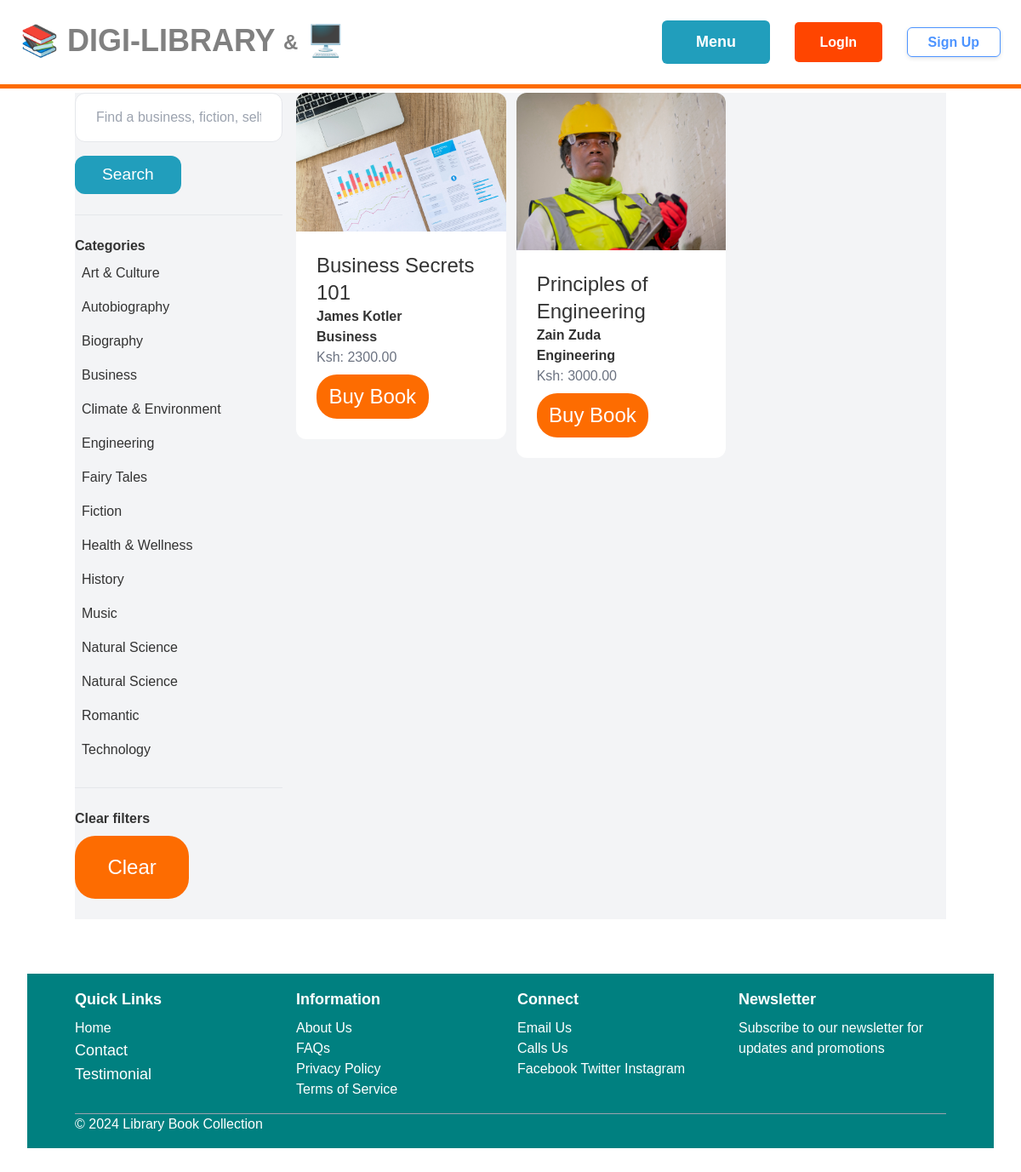
The page /file/ on the database its author committed.
### file/models.py (models this page shows, shortened)
class Category(models.Model):
    name = models.CharField(max_length=255)
    class Meta:
        ordering = ('name',)
        verbose_name_plural = 'Categories'
    def __str__(self):
        return self.name

class File(models.Model):
    title = models.CharField(max_length=100)
    author = models.CharField(max_length=100)
    publication_year = models.PositiveIntegerField()
    category = models.ForeignKey(Category, related_name='files', on_delete=models.CASCADE)
    language = models.CharField(max_length=50)
    description = models.TextField(blank=True, null=True)
    available = models.BooleanField(default=True)
    rating = models.DecimalField(max_digits=3, decimal_places=2, null=True, blank=True)
    num_ratings = models.IntegerField(default=0)
    price = models.DecimalField(max_digits=10, decimal_places=2)
    image = models.ImageField(upload_to='file_images', blank=True, null=True)
    created_by = models.ForeignKey(User, related_name='uploaded_files', on_delete=models.CASCADE)
    created_at = models.DateTimeField(auto_now_add=True)
    file_type = models.CharField(max_length=50, choices=[('pdf', 'PDF'), ('slides', 'Slides'), ('doc', 'Doc')])
    file = models.FileField(upload_to='docs/')

### file/views.py (the view)
# urls.py: path('', views.files, name='files'),
def files(request):
    query = request.GET.get('query', '')
    category_id = request.GET.get('category', 0)
    categories = Category.objects.all()
    files = File.objects.all()
    if category_id:
        files = files.filter(category_id=category_id)
    if query:
        files = files.filter(Q(title__icontains=query) | Q(description__icontains=query))
    return render(request, 'file/files.html', {
        'files': files,
        'query': query,
        'categories': categories,
        'category_id': int(category_id)
    })

### file/templates/file/files.html (shortened to what this page needs)
{% extends 'books/base.html' %}
{% block content %}
    <div style="padding-bottom: 1.5rem; display: grid; grid-template-columns: repeat(4, 1fr); grid-gap: 1rem; background-color: #f3f4f6; font-family: Arial, sans-serif; margin-top: 45px;">
        <div class="col-span-1">
            <form method="get" action="{% url 'file:files' %}">
                <input name="query" class="w-full py-4 px-6 border rounded-xl" type="text" value="{{ query }}" placeholder="Find a business, fiction, self-help book...">
                <button style="margin-top: 1rem; padding: 0.5rem 2rem; font-size: 1.2rem; background-color: #219ebc; color: #ffffff; border-radius: 0.75rem;">Search</button>
            </form>
            <hr class="my-6">
            <p class="font-semibold">Categories</p>
            <ul>
                {% for category in categories %}
                    <li class="py-2 px-2 rounded-xl{% if category.id == category_id %} bg-gray-200{% endif %}">
                        <a href="{% url 'file:files' %}?query={{ query }}&category={{ category.id }}">{{ category.name }}</a>
                    </li>
                {% endfor %}
            </ul>
            <hr class="my-6">
            <p class="font-semibold">Clear filters</p>
            <ul>
                <li><a href="{% url 'file:files' %}" style="margin-top: 0.5rem; padding: 1.2rem 2.4rem; display: inline-block; background-color: #FD6C01; font-size: 1.5rem; border-radius: 1.5rem; color: white; text-decoration: none;">Clear</a>
        </div>
        <div class="col-span-3">
            <div class="grid grid-cols-3 gap-3">
                {% for file in files %}
                    <div>
                        <a href="{% url 'file:detail' file.id %}">
                            <div>
                                <img src="{{ file.image.url }}" class="rounded-t-xl">
                            </div>
                            <div class="p-6 bg-white rounded-b-xl">
                                <h2 class="text-2xl">{{ file.title }}</h2>
                                <p class="font-semibold">{{ file.author }}</p>
                                <p class="font-semibold">{{ file.category }}</p>
                                <p class="text-gray-500">Ksh: {{ file.price }}</p>
                                <a href="{% url 'file:payment' file.id %}" style="margin-top: 0.5rem; padding: 0.5rem 0.9rem; display: inline-block; background-color: #FD6C01; font-size: 1.5rem; border-radius: 1.5rem; color: white; text-decoration: none;">Buy Book</a>
                            </div>
                        </a>
                    </div>
                {% endfor %}
            </div>
        </div>
    </div>
{% endblock %}

### books/templates/books/base.html (style rules this page uses)
html { scroll-behavior: smooth; }

### rows shown on the page
Category: name "Art & Culture"
Category: name "Autobiography"
Category: name "Biography"
Category: name "Business"
Category: name "Climate & Environment"
Category: name "Engineering"
Category: name "Fairy Tales"
Category: name "Fiction"
Category: name "Health & Wellness"
Category: name "History"
Category: name "Music"
Category: name "Natural Science"
Category: name "Natural Science"
Category: name "Romantic"
Category: name "Technology"
File: image (picture), title "Business Secrets 101", author "James Kotler", category "Business", price "2300.00"
File: image (picture), title "Principles of Engineering", author "Zain Zuda", category "Engineering", price "3000.00"
